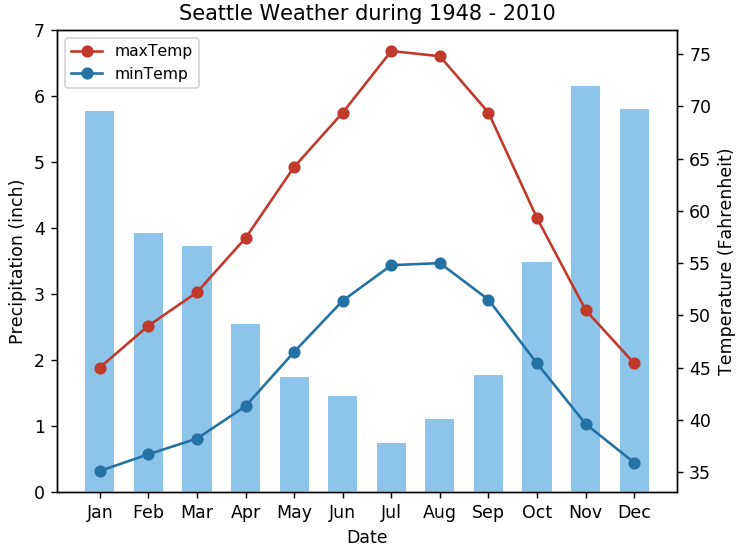

Python code for this plot:

import pandas as pd
import numpy as np
import matplotlib.pyplot as plt

%matplotlib notebook

# https://www.coolweather.net/cityclimate/Seattle_climate_records.htm

maxTemp =  [45.0, 49.0, 52.2, 57.4, 64.2, 69.4, 75.3, 74.8, 69.4, 59.3, 50.5, 45.4]
minTemp = [35.1, 36.7, 38.2, 41.3, 46.5, 51.4, 54.8, 55.0, 51.5, 45.4, 39.6, 35.9]
precipitation = [5.77, 3.92, 3.73, 2.54, 1.74, 1.45, 0.74, 1.10, 1.77, 3.48, 6.15, 5.81]
xvals = range(1, 13)

plt.figure()
ax = plt.gca()
ax.set_xlabel('Date')
ax.set_title('Seattle Weather during 1948 - 2010')
    
plt.bar(xvals, precipitation, width=0.6, color='#5DADE2', alpha=0.7, zorder=5);
plt.yticks(np.arange(8))
ax.set_ylabel('Precipitation (inch)')

ax2 = ax.twinx()
ax2.set_ylabel('Temperature (Fahrenheit)')
ax2.plot(xvals, maxTemp, '-o', label='maxTemp', color='#C0392B', zorder=1);
ax2.plot(xvals, minTemp, '-o', label='minTemp', color='#2471A3', zorder=2);
plt.legend(loc='upper left', prop={'size': 9})

months = ['Jan', 'Feb', 'Mar', 'Apr', 'May', 'Jun', 'Jul', 'Aug', 'Sep', 'Oct', 'Nov', 'Dec' ]
plt.xticks(xvals, months);
